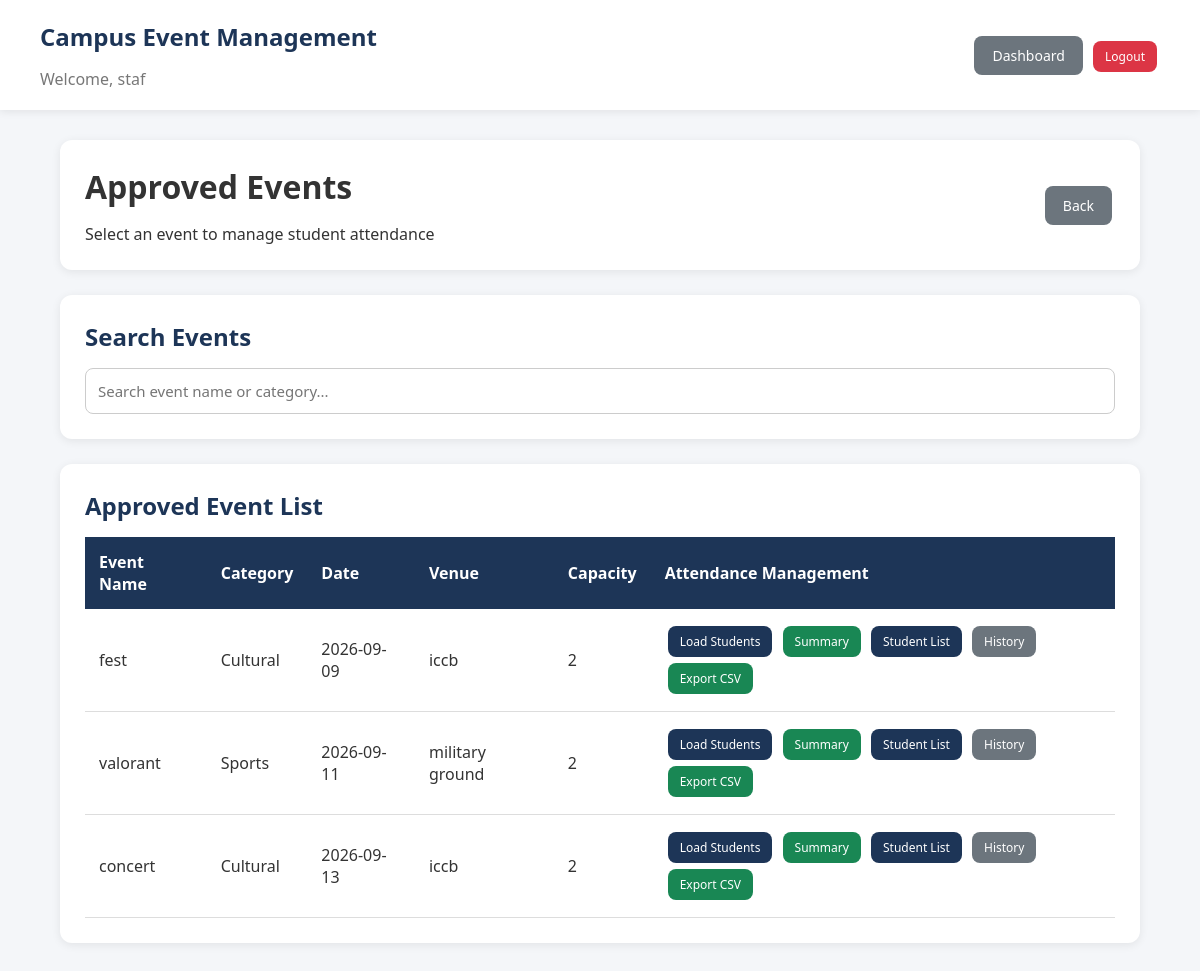
Page /index.php?page=staff&action=events (signed in) on the committed database.
### tables this page shows
CREATE TABLE `events` (
  `id` int(11) NOT NULL,
  `organizer_id` int(11) NOT NULL,
  `event_name` varchar(150) NOT NULL,
  `event_category` varchar(100) DEFAULT NULL,
  `description` text DEFAULT NULL,
  `event_date` date DEFAULT NULL,
  `venue` varchar(150) DEFAULT NULL,
  `capacity` int(11) DEFAULT NULL,
  `registration_fee` decimal(10,2) DEFAULT 0.00,
  `status` enum('pending','approved','rejected') DEFAULT 'pending',
  `created_at` timestamp NOT NULL DEFAULT current_timestamp()
);

### models/event_model.php (called while the page is built, shortened)
<?php
function get_available_events($conn)
{
$sql="
SELECT
events.*,
users.full_name AS organizer_name
FROM events
JOIN users
ON events.organizer_id=users.id
WHERE events.status='approved'
ORDER BY event_date ASC
";
return mysqli_query(
$conn,
$sql
);
}
?>

### config/functions.php (called while the page is built, shortened)
<?php
function e($data)
{
    return htmlspecialchars(
        $data ?? '',
        ENT_QUOTES,
        'UTF-8'
    );
}
?>

### views/staff/events.php (the view, shortened to what this page needs)
<?php
require_once "views/partials/header.php";
?>
<div class="dashboard">
<div class="topbar">
<div>
<h1>
Approved Events
</h1>
<p>
Select an event to manage student attendance
</p>
</div>
<a
href="index.php?page=staff&action=dashboard"
class="btn-secondary">
Back
</a>
</div>
<div class="box">
<h2>
Search Events
</h2>
<input
type="text"
id="staffEventSearch"
placeholder="Search event name or category..."
>
</div>
<div class="box">
<h2>
Approved Event List
</h2>
<div class="table-container">
<table>
<thead>
<tr>
<th>
Event Name
</th>
<th>
Category
</th>
<th>
Date
</th>
<th>
Venue
</th>
<th>
Capacity
</th>
<th>
Attendance Management
</th>
</tr>
</thead>
<tbody id="staffEventTable">
<?php if(mysqli_num_rows($events)>0): ?>
<?php while($event=mysqli_fetch_assoc($events)): ?>
<tr>
<td>
<?= e($event['event_name']); ?>
</td>
<td>
<?= e($event['event_category']); ?>
</td>
<td>
<?= e($event['event_date']); ?>
</td>
<td>
<?= e($event['venue']); ?>
</td>
<td>
<?= e($event['capacity']); ?>
</td>
<td>
<a
class="small-btn btn-primary"
href="index.php?page=staff&action=create_attendance&id=<?= $event['id']; ?>">
Load Students
</a>
<a
class="small-btn btn-success"
href="index.php?page=staff&action=summary&id=<?= $event['id']; ?>">
Summary
</a>
<a
class="small-btn btn-primary"
href="index.php?page=staff&action=students&id=<?= $event['id']; ?>">
Student List
</a>
<a
class="small-btn btn-secondary"
href="index.php?page=staff&action=history&id=<?= $event['id']; ?>">
History
</a>
<a
class="small-btn btn-success"
href="index.php?page=staff&action=export_csv&id=<?= $event['id']; ?>">
Export CSV
</a>
</td>
</tr>
<?php endwhile; ?>
<?php endif; ?>
</tbody>
</table>
</div>
</div>
</div>
<?php
require_once "views/partials/footer.php";
?>

### assets/css/style.css (style rules this page uses)
* { margin:0; padding:0; box-sizing:border-box; font-family: "Segoe UI", Arial, sans-serif; }
body { background:#f4f6f9; color:#333; }
a { text-decoration:none; color:inherit; }
h1,h2,h3 { margin-bottom:15px; }
.dashboard { width:90%; margin:30px auto; }
.topbar { background:white; padding:25px; border-radius:12px; display:flex; justify-content:space-between; align-items:center; margin-bottom:25px; box-shadow:0 2px 10px rgba(0,0,0,.08); }
.box { background:white; padding:25px; border-radius:12px; margin-bottom:25px; box-shadow:0 2px 10px rgba(0,0,0,.08); }
.table-container { overflow-x:auto; }
table { width:100%; border-collapse:collapse; }
table th { background:#1d3557; color:white; padding:14px; text-align:left; }
table td { padding:14px; border-bottom:1px solid #ddd; }
input, textarea, select { width:100%; padding:12px; border:1px solid #ccc; border-radius:8px; font-size:15px; }
.btn-primary, .btn-secondary, .btn-danger, .btn-success, .btn-warning { display:inline-block; padding:10px 18px; border-radius:8px; border:none; cursor:pointer; margin:3px; color:white; font-size:14px; }
.btn-primary { background:#1d3557; }
.btn-secondary { background:#6c757d; }
.btn-success { background:#198754; }
.small-btn { padding:7px 12px; font-size:12px; }
.dashboard .box h2 { color:#1d3557; }

### rows in the picture
events: event_name "fest", event_category "Cultural", event_date "2026-09-09", venue "iccb", capacity "2"
events: event_name "valorant", event_category "Sports", event_date "2026-09-11", venue "military ground", capacity "2"
events: event_name "concert", event_category "Cultural", event_date "2026-09-13", venue "iccb", capacity "2"

### other values in the picture
$_SESSION['user']['name'] "staf"
